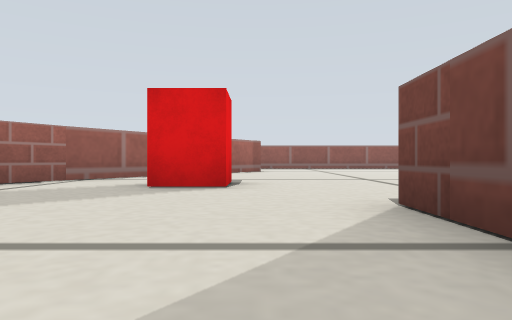
View 1 (above)

14 first-person views from a walk through a world built for the Gazebo simulator. The camera is 0.07 m above the floor, looks level and sees 70° across. The floor is counted in squares, 0.2 m on a side. Each view is taken from the middle of a square. On the plan, view 1 faces up. The plan holds only what a view shows up to about 9 squares ahead; the rest is blank. The robots in the file are not drawn. Gazebo's built-in surfaces are drawn with simple patterns.

View 2
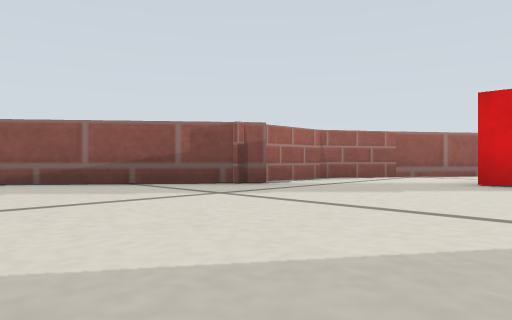

View 3
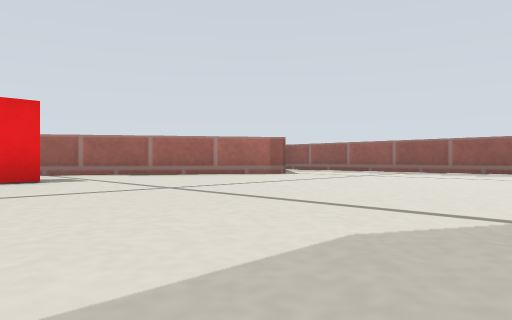

View 4
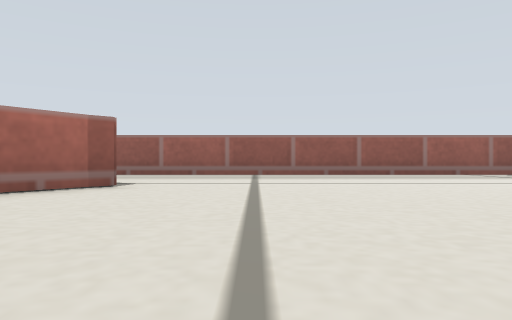

View 5
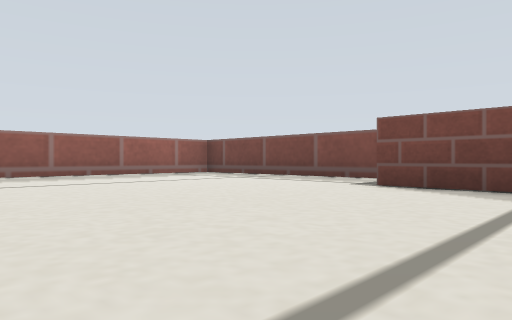

View 6
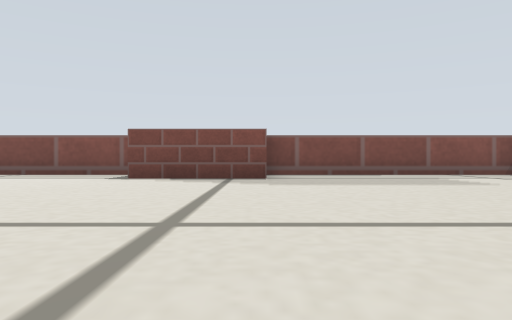

View 7
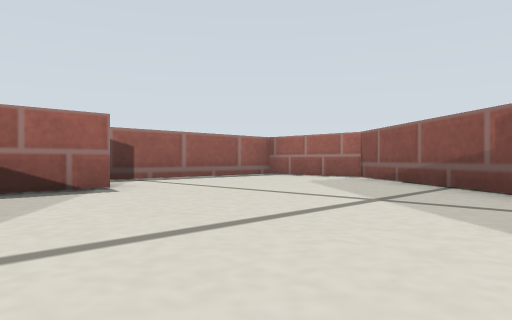

View 8
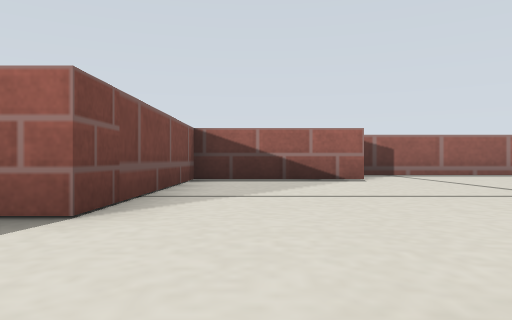

View 9
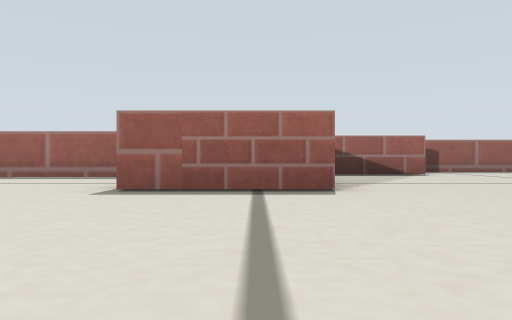

View 10
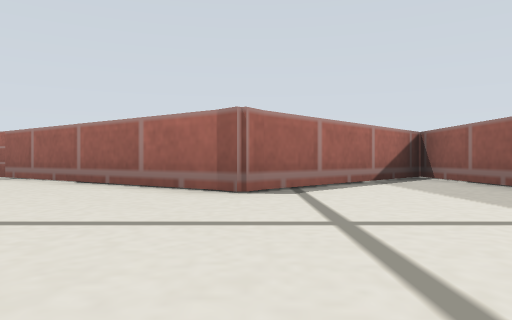

View 11
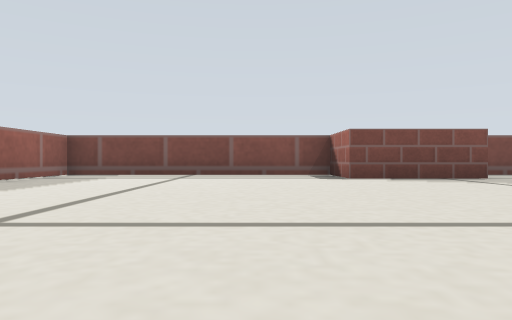

View 12
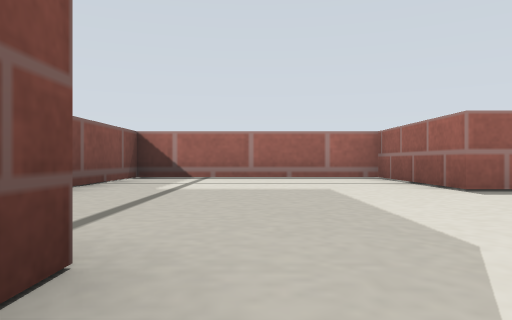

View 13
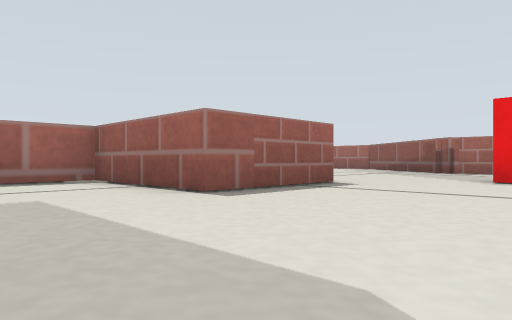

View 14
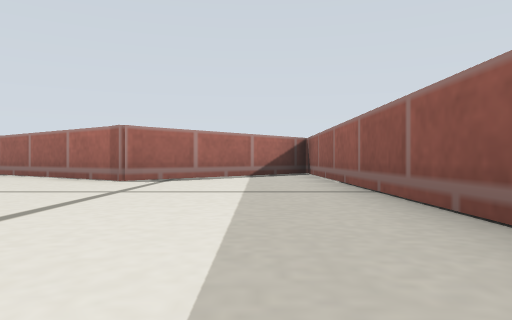

### Floor plan
Points are (right, up) in squares from view 1. A wall is a line through its corners. A room is listed if a view was taken in it or the views show most of it. See-through windows are left out.
Room 1 (views 1, 2, 3, 4, 5, 6, 7, 8, 9, 10, 11, 12, 13, 14)
walls: (6.6, 5.8) (6.6, 8.3) (8.3, 8.3) (8.3, 14.3) (-3.4, 14.3) (0.1, 10.8) (-0.2, 10.5); (0.1, 10.8) (-4.1, 4.7); (-4, 4.8) (-4, 3.1); (-3.8, 3) (-6.7, -0.7) (-6.7, -3.2) (-2.4, -3.2); (-2, -1.4) (1.1, -1.4) (1.1, 2.8) (3.6, 2.8) (3.6, -0.2) (8.3, -0.2) (8.3, 5.8)
objects: red box (-1, 5)

Where each view was taken, in squares from view 1:
view 1: 0 up, 0 right, facing up
view 2: 1 down, 0 right, facing up-left
view 3: 4 up, 6 right, facing up-left
view 4: 6 up, 2 right, facing up
view 5: 6 up, 2 right, facing up-right
view 6: 6 up, 0 right, facing right
view 7: 3 up, 0 right, facing down-left
view 8: 5 up, 0 right, facing down
view 9: 7 up, 2 right, facing down
view 10: 11 up, 4 right, facing left
view 11: 10 up, 0 right, facing right
view 12: 7 up, 6 right, facing down
view 13: 6 up, 6 right, facing down-left
view 14: 13 up, 6 right, facing left
